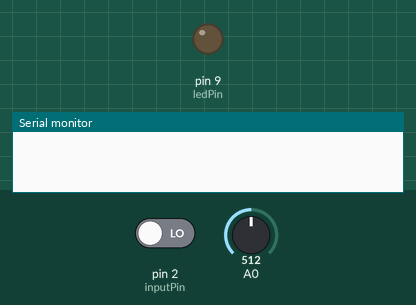
This sketch was run on a simulated Arduino Uno, built with avr-gcc and run on an emulated ATmega328P. Shown: output pins drawn as LEDs (lit = HIGH), the last lines printed to the serial monitor. The inputs (shaded band) are chosen by the test bench; at power-on: pin 2 (inputPin) LOW, A0 = 512.

Above: at 1.2 s.
1.3 s: pin 2 (inputPin) driven HIGH
2.8 s: A0 set to 347
4.3 s: A0 set to 323
At 5.5 s:
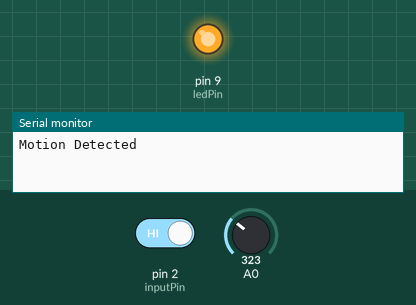
5.8 s: A0 set to 350
At 6.7 s:
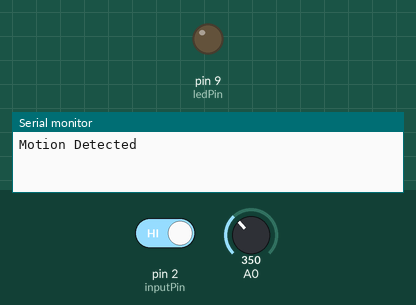
7.3 s: A0 set to 330
At 7.9 s:
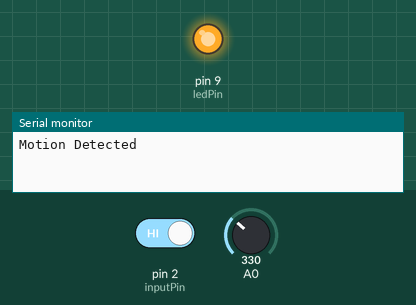
8.8 s: pin 2 (inputPin) driven LOW
At 10.2 s:
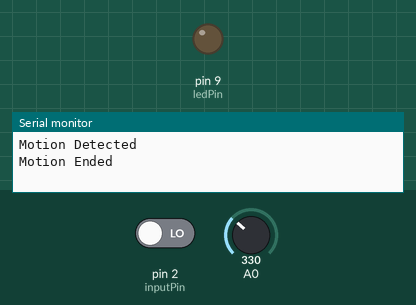
Timing chart, 0 to 11.3 s (numbered marks = the images above; inputs shaded):
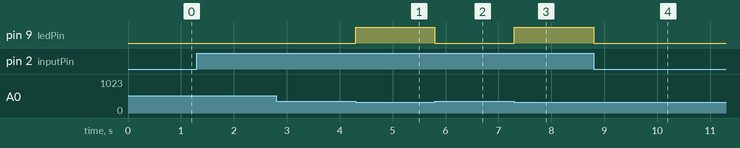

Measured:
- the behaviour switches between 341 and 340 on A0 (found by bisection; images 0 and 1)
- after the input at 2.8 s, every drawn part: stays the same
- after the input at 4.3 s, pin 9 (ledPin): LOW → HIGH at once
- after the input at 5.8 s, pin 9 (ledPin): HIGH → LOW at once
- after the input at 7.3 s, pin 9 (ledPin): LOW → HIGH at once
- after the input at 8.8 s, pin 9 (ledPin): HIGH → LOW at once

The sketch:

PIR_LDR_LED.ino
```cpp
int ledPin = 9;
int inputPin = 2;
int pirState = 0; // Motion previously detected or Not
int val = 0;

void setup() {
pinMode(ledPin, OUTPUT);
pinMode(inputPin, INPUT);
Serial.begin(9600);
}

void loop(){

val=digitalRead(inputPin);
if(val==1)
{
          int ldr_val= analogRead(A0);

          if(ldr_val<=340)
           {
              digitalWrite(ledPin,HIGH);
            }
          else
          {
            digitalWrite(ledPin,LOW);
          }


  if (pirState==0)
  Serial.println("Motion Detected");

  pirState=1;
 }

 else
 {
    digitalWrite(ledPin, LOW);
    if (pirState==1)
    Serial.println("Motion Ended");
    digitalWrite(ledPin,LOW);
    pirState=0;
 }
 }
```
